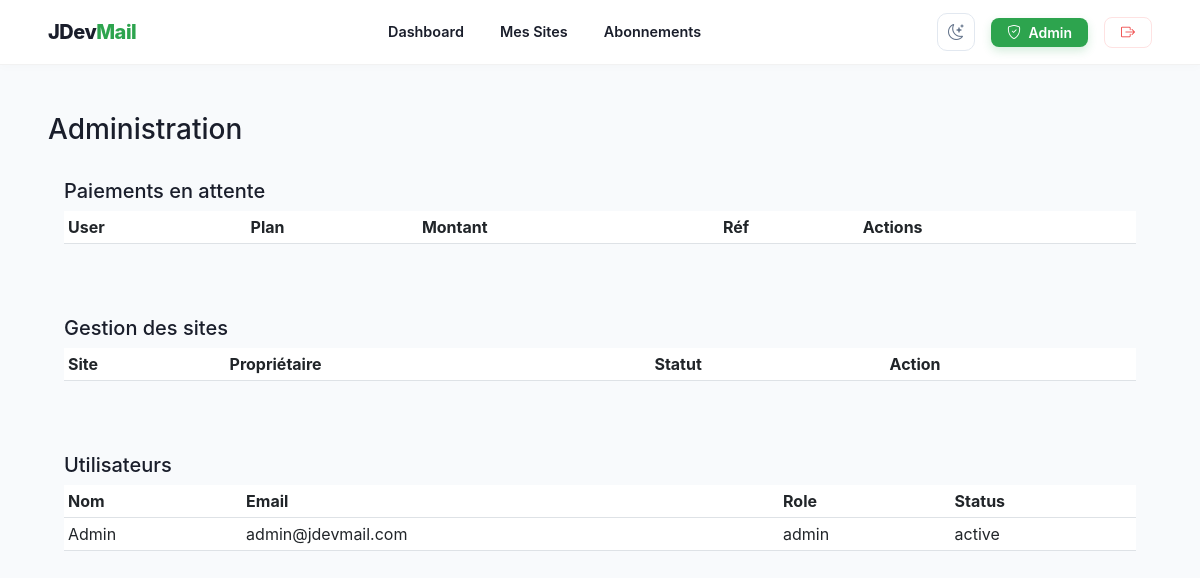
The page /admin (signed in) on the database its author committed.
### tables this page shows
CREATE TABLE IF NOT EXISTS `users` (
    `id` INT AUTO_INCREMENT PRIMARY KEY,
    `name` VARCHAR(100) NOT NULL,
    `email` VARCHAR(100) UNIQUE NOT NULL,
    `password` VARCHAR(255) NOT NULL,
    `role` ENUM('user', 'admin') DEFAULT 'user',
    `status` ENUM('active', 'suspended', 'banned') DEFAULT 'active',
    `trial_emails_sent` INT DEFAULT 0,
    `trial_limit` INT DEFAULT 50,
    `email_verified` BOOLEAN DEFAULT FALSE,
    `verification_token` VARCHAR(255) NULL,
    `reset_token` VARCHAR(255) NULL,
    `reset_expires` DATETIME NULL,
    `last_login_ip` VARCHAR(45) NULL,
    `last_login_at` DATETIME NULL,
    `created_at` TIMESTAMP DEFAULT CURRENT_TIMESTAMP,
    `updated_at` TIMESTAMP DEFAULT CURRENT_TIMESTAMP ON UPDATE CURRENT_TIMESTAMP,
    INDEX idx_email (`email`),
    INDEX idx_status (`status`)
);

### app/Core/Controller.php (called while the page is built, shortened)
<?php
abstract class Controller {
    protected function render($view, $data = [], $layout = 'main') {
        extract($data);
        require_once APP_ROOT . "/app/Views/$view.php";
    }
}

### app/Controllers/AdminController.php (called while the page is built, shortened)
<?php
class AdminController extends Controller {
    private User $userModel;
    private Payment $paymentModel;
    private Site $siteModel;
    public function __construct() {
        $this->userModel = new User();
        $this->paymentModel = new Payment();
        $this->siteModel = new Site();
    }
    public function index() {
        $logModel = new EmailLog();
        return $this->render('admin/index', [
            'title' => 'Administration',
            'users' => $this->userModel->allUsers(),
            'pendingPayments' => $this->paymentModel->getPendingWithUser(),
            'sites' => $this->siteModel->getAllWithOwners(),
            'logs' => $logModel->getRecentGlobal(20),
            'success' => Session::flash('success'),
            'error' => Session::flash('error')
        ], 'dashboard');
    }
}

### app/Core/Router.php (called while the page is built, shortened)
<?php
class Router {
    protected $routes = [];
    public function add($method, $path, $handler) {
        $path = preg_replace('/\{([a-z]+)\}/', '(?P<\1>[^/]+)', $path);
        $this->routes[] = [
            'method' => strtoupper($method),
            'path' => '#^' . $path . '$#',
            'handler' => $handler
        ];
    }
    public function handle($method, $uri) {
        $uri = explode('?', $uri)[0];
        $uri = rtrim($uri, '/');
        $uri = $uri === '' ? '/' : $uri;
        foreach ($this->routes as $route) {
            if (!preg_match($route['path'], $uri, $matches)) {
                continue;
            }
            $handler = explode('@', $route['handler']);
            $controllerName = 'App\\Controllers\\' . $handler[0];
            $methodName = $handler[1];
            if (class_exists($controllerName) && method_exists($controllerName, $methodName)) {
                $controller = new $controllerName();
                $params = array_filter($matches, 'is_string', ARRAY_FILTER_USE_KEY);
                return call_user_func_array([$controller, $methodName], array_values($params));
            }
        }
    }
}

### public/index.php (called while the page is built, shortened)
<?php
require_once __DIR__ . '/../helpers/functions.php';
spl_autoload_register(function ($class) {
    $class = str_replace('\\', DIRECTORY_SEPARATOR, $class);
    $file = dirname(__DIR__) . DIRECTORY_SEPARATOR . $class . '.php';
});
$router = new \App\Core\Router();
$requestUri = $_SERVER['REQUEST_URI'] ?? '/';
$basePath = parse_url(APP_URL, PHP_URL_PATH) ?: '';
$uri = explode('?', $requestUri)[0];
if ($basePath && str_starts_with($uri, $basePath)) {
    $uri = substr($uri, strlen($basePath));
}
$uri = $uri === '' ? '/' : $uri;
$router->handle($_SERVER['REQUEST_METHOD'], $uri);

### app/Core/Model.php (called while the page is built, shortened)
<?php
abstract class Model {
    public function __construct() {
        $this->db = Database::getInstance();
    }
}

### app/Core/Database.php (called while the page is built, shortened)
<?php
class Database {
    private static $instance = null;
    private function __construct() {
        try {
            $dsn = "mysql:host=" . DB_HOST . ";dbname=" . DB_NAME . ";charset=" . DB_CHARSET;
            $options = [
                PDO::ATTR_ERRMODE            => PDO::ERRMODE_EXCEPTION,
                PDO::ATTR_DEFAULT_FETCH_MODE => PDO::FETCH_ASSOC,
                PDO::ATTR_EMULATE_PREPARES   => false,
            ];
            $this->connection = new PDO($dsn, DB_USER, DB_PASS, $options);
        } catch (PDOException $e) {
            die("Erreur de connexion : " . $e->getMessage());
        }
    }
    public static function getInstance() {
        if (self::$instance === null) {
            self::$instance = new self();
        }
        return self::$instance->connection;
    }
}

### app/Models/User.php (called while the page is built, shortened)
<?php
class User extends Model {
    protected $table = 'users';
    public function allUsers() {
        $stmt = $this->db->query("SELECT id, name, email, role, status, trial_emails_sent, created_at FROM {$this->table} ORDER BY created_at DESC");
        return $stmt->fetchAll();
    }
}

### helpers/functions.php (called while the page is built, shortened)
<?php
function e($value) {
    return htmlspecialchars($value, ENT_QUOTES, 'UTF-8');
}

### app/Views/admin/index.php (the view, shortened to what this page needs)
<section class="py-4">
  <h3 class="section-title mb-3">Administration</h3>
  <div class="panel p-3 mb-4">
    <h5>Paiements en attente</h5>
    <div class="table-responsive"><table class="table table-sm align-middle"><thead><tr><th>User</th><th>Plan</th><th>Montant</th><th>Réf</th><th>Actions</th></tr></thead></table></div>
  </div>
  <div class="panel p-3 mb-4">
    <h5>Gestion des sites</h5>
    <div class="table-responsive"><table class="table table-sm align-middle"><thead><tr><th>Site</th><th>Propriétaire</th><th>Statut</th><th>Action</th></tr></thead></table></div>
  </div>
  <div class="panel p-3">
    <h5>Utilisateurs</h5>
    <div class="table-responsive"><table class="table table-sm align-middle"><thead><tr><th>Nom</th><th>Email</th><th>Role</th><th>Status</th></tr></thead><tbody><?php foreach($users as $u): ?><tr><td><?php echo e($u['name']); ?></td><td><?php echo e($u['email']); ?></td><td><?php echo e($u['role']); ?></td><td><?php echo e($u['status']); ?></td></tr><?php endforeach; ?></tbody></table></div>
  </div>
</section>

### app/Views/layouts/dashboard.php (style rules this page uses)
:root { --accent: #2da44e; --accent-hover: #1a6e3a; --nav-bg: #ffffff; --text-main: #1a1e2b; }
body { background-color: #f8fafc; color: var(--text-main); font-family: 'Inter', -apple-system, BlinkMacSystemFont, sans-serif; }
:root { --bg-body: #f8fafc; --bg-card: #ffffff; --text-main: #1a1e2b; --nav-bg: #ffffff; --border-color: rgba(0,0,0,0.05); }
body { background-color: var(--bg-body); color: var(--text-main); transition: background-color 0.3s ease, color 0.3s ease; }

### rows shown on the page
users: name "Admin", email "admin@jdevmail.com", role "admin", status "active"
